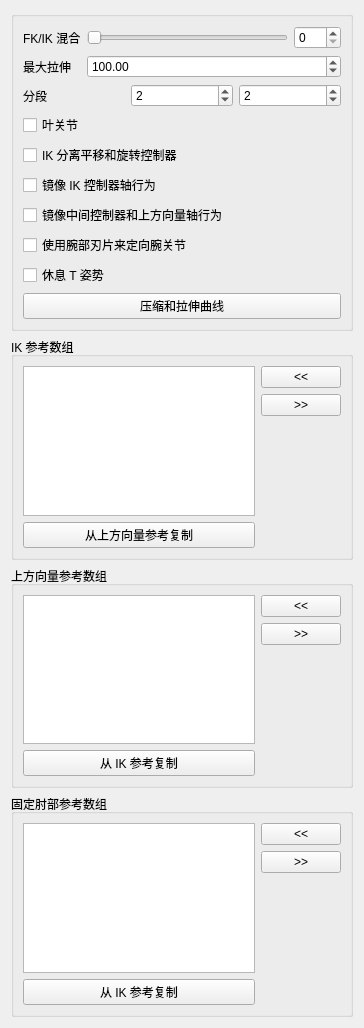
<?xml version="1.0" encoding="UTF-8"?>
<ui version="4.0">
 <class>Form</class>
 <widget class="QWidget" name="Form">
  <property name="geometry">
   <rect>
    <x>0</x>
    <y>0</y>
    <width>364</width>
    <height>1028</height>
   </rect>
  </property>
  <property name="windowTitle">
   <string>表单</string>
  </property>
  <layout class="QGridLayout" name="gridLayout">
   <item row="0" column="0">
    <widget class="QGroupBox" name="groupBox">
     <property name="title">
      <string/>
     </property>
     <layout class="QGridLayout" name="gridLayout_2">
      <item row="0" column="0">
       <layout class="QVBoxLayout" name="verticalLayout">
        <item>
         <layout class="QFormLayout" name="formLayout">
          <property name="fieldGrowthPolicy">
           <enum>QFormLayout::AllNonFixedFieldsGrow</enum>
          </property>
          <item row="0" column="0">
           <widget class="QLabel" name="ikfk_label">
            <property name="text">
             <string>FK/IK 混合</string>
            </property>
           </widget>
          </item>
          <item row="0" column="1">
           <layout class="QHBoxLayout" name="horizontalLayout_3">
            <item>
             <widget class="QSlider" name="ikfk_slider">
              <property name="minimumSize">
               <size>
                <width>0</width>
                <height>15</height>
               </size>
              </property>
              <property name="maximum">
               <number>100</number>
              </property>
              <property name="orientation">
               <enum>Qt::Horizontal</enum>
              </property>
             </widget>
            </item>
            <item>
             <widget class="QSpinBox" name="ikfk_spinBox">
              <property name="maximum">
               <number>100</number>
              </property>
             </widget>
            </item>
           </layout>
          </item>
          <item row="1" column="0">
           <widget class="QLabel" name="maxStretch_label">
            <property name="sizePolicy">
             <sizepolicy hsizetype="MinimumExpanding" vsizetype="MinimumExpanding">
              <horstretch>0</horstretch>
              <verstretch>0</verstretch>
             </sizepolicy>
            </property>
            <property name="text">
             <string>最大拉伸</string>
            </property>
           </widget>
          </item>
          <item row="1" column="1">
           <widget class="QDoubleSpinBox" name="maxStretch_spinBox">
            <property name="sizePolicy">
             <sizepolicy hsizetype="MinimumExpanding" vsizetype="Fixed">
              <horstretch>0</horstretch>
              <verstretch>0</verstretch>
             </sizepolicy>
            </property>
            <property name="minimum">
             <double>1.000000000000000</double>
            </property>
            <property name="maximum">
             <double>1000.000000000000000</double>
            </property>
            <property name="value">
             <double>100.000000000000000</double>
            </property>
           </widget>
          </item>
         </layout>
        </item>
        <item>
         <layout class="QHBoxLayout" name="horizontalLayout">
          <item>
           <widget class="QLabel" name="divisions_label">
            <property name="text">
             <string>分段</string>
            </property>
           </widget>
          </item>
          <item>
           <widget class="QSpinBox" name="div0_spinBox">
            <property name="minimum">
             <number>0</number>
            </property>
            <property name="value">
             <number>2</number>
            </property>
           </widget>
          </item>
          <item>
           <widget class="QSpinBox" name="div1_spinBox">
            <property name="minimum">
             <number>0</number>
            </property>
            <property name="value">
             <number>2</number>
            </property>
           </widget>
          </item>
         </layout>
        </item>
        <item>
         <widget class="QCheckBox" name="leafJoints_checkBox">
          <property name="text">
           <string>叶关节</string>
          </property>
         </widget>
        </item>
        <item>
         <widget class="QCheckBox" name="ikTR_checkBox">
          <property name="text">
           <string>IK 分离平移和旋转控制器</string>
          </property>
         </widget>
        </item>
        <item>
         <widget class="QCheckBox" name="mirrorIK_checkBox">
          <property name="toolTip">
           <string extracomment="This option set the axis of the mid CTL (elbow) and the up vector control to move in a mirror behaviour ">设置中间控制器(肘部)和上方向向量控制器以镜像方式移动的轴行为 </string>
          </property>
          <property name="statusTip">
           <string extracomment="This option set the axis of the mid CTL (elbow) and the up vector control to move in a mirror behaviour ">设置中间控制器(肘部)和上方向向量控制器以镜像方式移动的轴行为 </string>
          </property>
          <property name="whatsThis">
           <string>设置中间控制器(肘部)和上方向向量控制器以镜像方式移动的轴行为 </string>
          </property>
          <property name="text">
           <string>镜像 IK 控制器轴行为</string>
          </property>
         </widget>
        </item>
        <item>
         <widget class="QCheckBox" name="mirrorMid_checkBox">
          <property name="toolTip">
           <string extracomment="This option set the axis of the mid CTL (elbow) and the up vector control to move in a mirror behaviour ">设置中间控制器(肘部)和上方向向量控制器以镜像方式移动的轴行为 </string>
          </property>
          <property name="statusTip">
           <string extracomment="This option set the axis of the mid CTL (elbow) and the up vector control to move in a mirror behaviour ">设置中间控制器(肘部)和上方向向量控制器以镜像方式移动的轴行为 </string>
          </property>
          <property name="whatsThis">
           <string>设置中间控制器(肘部)和上方向向量控制器以镜像方式移动的轴行为 </string>
          </property>
          <property name="text">
           <string>镜像中间控制器和上方向量轴行为</string>
          </property>
         </widget>
        </item>
        <item>
         <widget class="QCheckBox" name="useBlade_checkBox">
          <property name="toolTip">
           <string>&lt;html&gt;&lt;head/&gt;&lt;body&gt;&lt;p&gt;如果勾选，将使用 blade 控制腕关节方向。这不影响与手臂平面对齐的控制器。&lt;/p&gt;&lt;/body&gt;&lt;/html&gt;</string>
          </property>
          <property name="statusTip">
           <string extracomment="This option set the axis of the mid CTL (elbow) and the up vector control to move in a mirror behaviour "/>
          </property>
          <property name="whatsThis">
           <string/>
          </property>
          <property name="text">
           <string>使用腕部刃片来定向腕关节</string>
          </property>
         </widget>
        </item>
        <item>
         <widget class="QCheckBox" name="TPoseRest_checkBox">
          <property name="toolTip">
           <string extracomment="This option set the axis of the mid CTL (elbow) and the up vector control to move in a mirror behaviour ">&lt;html&gt;&lt;head/&gt;&lt;body&gt;&lt;p&gt;If checked, the Rest pose for controls will be in T Pose&lt;/p&gt;&lt;/body&gt;&lt;/html&gt;</string>
          </property>
          <property name="statusTip">
           <string extracomment="This option set the axis of the mid CTL (elbow) and the up vector control to move in a mirror behaviour ">设置中间控制器(肘部)和上方向向量控制器以镜像方式移动的轴行为 </string>
          </property>
          <property name="whatsThis">
           <string>设置中间控制器(肘部)和上方向向量控制器以镜像方式移动的轴行为 </string>
          </property>
          <property name="text">
           <string>休息 T 姿势</string>
          </property>
         </widget>
        </item>
        <item>
         <layout class="QHBoxLayout" name="horizontalLayout_2">
          <item>
           <widget class="QPushButton" name="squashStretchProfile_pushButton">
            <property name="text">
             <string>压缩和拉伸曲线</string>
            </property>
           </widget>
          </item>
         </layout>
        </item>
       </layout>
      </item>
     </layout>
    </widget>
   </item>
   <item row="1" column="0">
    <widget class="QGroupBox" name="ikRefArray_groupBox">
     <property name="title">
      <string>IK 参考数组</string>
     </property>
     <layout class="QGridLayout" name="gridLayout_3">
      <item row="0" column="0">
       <layout class="QHBoxLayout" name="ikRefArray_horizontalLayout">
        <item>
         <layout class="QVBoxLayout" name="ikRefArray_verticalLayout_1">
          <item>
           <widget class="QListWidget" name="ikRefArray_listWidget">
            <property name="dragDropOverwriteMode">
             <bool>true</bool>
            </property>
            <property name="dragDropMode">
             <enum>QAbstractItemView::InternalMove</enum>
            </property>
            <property name="defaultDropAction">
             <enum>Qt::MoveAction</enum>
            </property>
            <property name="alternatingRowColors">
             <bool>true</bool>
            </property>
            <property name="selectionMode">
             <enum>QAbstractItemView::ExtendedSelection</enum>
            </property>
            <property name="selectionRectVisible">
             <bool>false</bool>
            </property>
           </widget>
          </item>
          <item>
           <widget class="QPushButton" name="ikRefArray_copyRef_pushButton">
            <property name="text">
             <string>从上方向量参考复制</string>
            </property>
           </widget>
          </item>
         </layout>
        </item>
        <item>
         <layout class="QVBoxLayout" name="ikRefArray_verticalLayout_2">
          <item>
           <widget class="QPushButton" name="ikRefArrayAdd_pushButton">
            <property name="text">
             <string>&lt;&lt;</string>
            </property>
           </widget>
          </item>
          <item>
           <widget class="QPushButton" name="ikRefArrayRemove_pushButton">
            <property name="text">
             <string>&gt;&gt;</string>
            </property>
           </widget>
          </item>
          <item>
           <spacer name="ikRefArray_verticalSpacer">
            <property name="orientation">
             <enum>Qt::Vertical</enum>
            </property>
            <property name="sizeHint" stdset="0">
             <size>
              <width>20</width>
              <height>40</height>
             </size>
            </property>
           </spacer>
          </item>
         </layout>
        </item>
       </layout>
      </item>
     </layout>
    </widget>
   </item>
   <item row="2" column="0">
    <widget class="QGroupBox" name="upvRefArray_groupBox">
     <property name="title">
      <string>上方向量参考数组</string>
     </property>
     <layout class="QGridLayout" name="gridLayout_5">
      <item row="0" column="0">
       <layout class="QHBoxLayout" name="upvRefArray_horizontalLayout">
        <item>
         <layout class="QVBoxLayout" name="upvRefArray_verticalLayout_1">
          <item>
           <widget class="QListWidget" name="upvRefArray_listWidget">
            <property name="dragDropOverwriteMode">
             <bool>true</bool>
            </property>
            <property name="dragDropMode">
             <enum>QAbstractItemView::InternalMove</enum>
            </property>
            <property name="defaultDropAction">
             <enum>Qt::MoveAction</enum>
            </property>
            <property name="alternatingRowColors">
             <bool>true</bool>
            </property>
            <property name="selectionMode">
             <enum>QAbstractItemView::ExtendedSelection</enum>
            </property>
            <property name="selectionRectVisible">
             <bool>false</bool>
            </property>
           </widget>
          </item>
          <item>
           <widget class="QPushButton" name="upvRefArray_copyRef_pushButton">
            <property name="text">
             <string>从 IK 参考复制</string>
            </property>
           </widget>
          </item>
         </layout>
        </item>
        <item>
         <layout class="QVBoxLayout" name="upvRefArray_verticalLayout_2">
          <item>
           <widget class="QPushButton" name="upvRefArrayAdd_pushButton">
            <property name="text">
             <string>&lt;&lt;</string>
            </property>
           </widget>
          </item>
          <item>
           <widget class="QPushButton" name="upvRefArrayRemove_pushButton">
            <property name="text">
             <string>&gt;&gt;</string>
            </property>
           </widget>
          </item>
          <item>
           <spacer name="upvRefArray_verticalSpacer">
            <property name="orientation">
             <enum>Qt::Vertical</enum>
            </property>
            <property name="sizeHint" stdset="0">
             <size>
              <width>20</width>
              <height>40</height>
             </size>
            </property>
           </spacer>
          </item>
         </layout>
        </item>
       </layout>
      </item>
     </layout>
    </widget>
   </item>
   <item row="3" column="0">
    <widget class="QGroupBox" name="pinRefArray_groupBox">
     <property name="title">
      <string>固定肘部参考数组</string>
     </property>
     <layout class="QGridLayout" name="gridLayout_4">
      <item row="0" column="0">
       <layout class="QHBoxLayout" name="pinRefArray_horizontalLayout">
        <item>
         <layout class="QVBoxLayout" name="pinRefArray_verticalLayout">
          <item>
           <widget class="QListWidget" name="pinRefArray_listWidget">
            <property name="dragDropOverwriteMode">
             <bool>true</bool>
            </property>
            <property name="dragDropMode">
             <enum>QAbstractItemView::InternalMove</enum>
            </property>
            <property name="defaultDropAction">
             <enum>Qt::MoveAction</enum>
            </property>
            <property name="alternatingRowColors">
             <bool>true</bool>
            </property>
            <property name="selectionMode">
             <enum>QAbstractItemView::ExtendedSelection</enum>
            </property>
            <property name="selectionRectVisible">
             <bool>false</bool>
            </property>
           </widget>
          </item>
          <item>
           <widget class="QPushButton" name="pinRefArray_copyRef_pushButton">
            <property name="text">
             <string>从 IK 参考复制</string>
            </property>
           </widget>
          </item>
         </layout>
        </item>
        <item>
         <layout class="QVBoxLayout" name="pinRefArray_verticalLayout_2">
          <item>
           <widget class="QPushButton" name="pinRefArrayAdd_pushButton">
            <property name="text">
             <string>&lt;&lt;</string>
            </property>
           </widget>
          </item>
          <item>
           <widget class="QPushButton" name="pinRefArrayRemove_pushButton">
            <property name="text">
             <string>&gt;&gt;</string>
            </property>
           </widget>
          </item>
          <item>
           <spacer name="pinRefArray_verticalSpacer">
            <property name="orientation">
             <enum>Qt::Vertical</enum>
            </property>
            <property name="sizeHint" stdset="0">
             <size>
              <width>20</width>
              <height>40</height>
             </size>
            </property>
           </spacer>
          </item>
         </layout>
        </item>
       </layout>
      </item>
     </layout>
    </widget>
   </item>
  </layout>
 </widget>
 <resources/>
 <connections>
  <connection>
   <sender>ikfk_slider</sender>
   <signal>sliderMoved(int)</signal>
   <receiver>ikfk_spinBox</receiver>
   <slot>setValue(int)</slot>
   <hints>
    <hint type="sourcelabel">
     <x>144</x>
     <y>47</y>
    </hint>
    <hint type="destinationlabel">
     <x>220</x>
     <y>45</y>
    </hint>
   </hints>
  </connection>
  <connection>
   <sender>ikfk_spinBox</sender>
   <signal>valueChanged(int)</signal>
   <receiver>ikfk_slider</receiver>
   <slot>setValue(int)</slot>
   <hints>
    <hint type="sourcelabel">
     <x>222</x>
     <y>37</y>
    </hint>
    <hint type="destinationlabel">
     <x>182</x>
     <y>37</y>
    </hint>
   </hints>
  </connection>
 </connections>
</ui>
